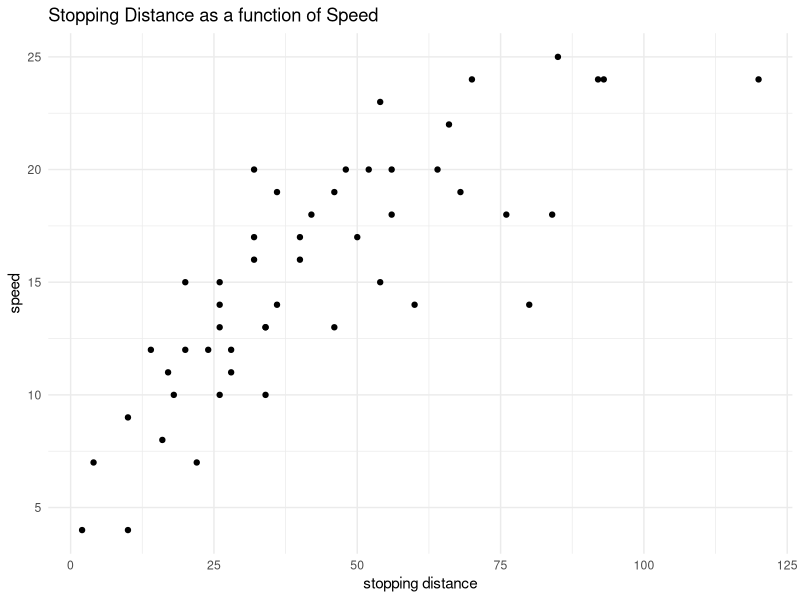
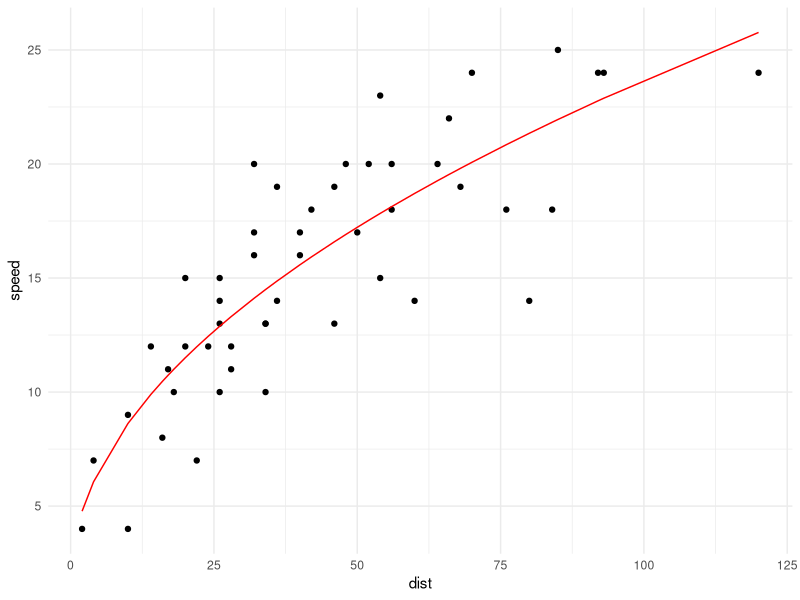
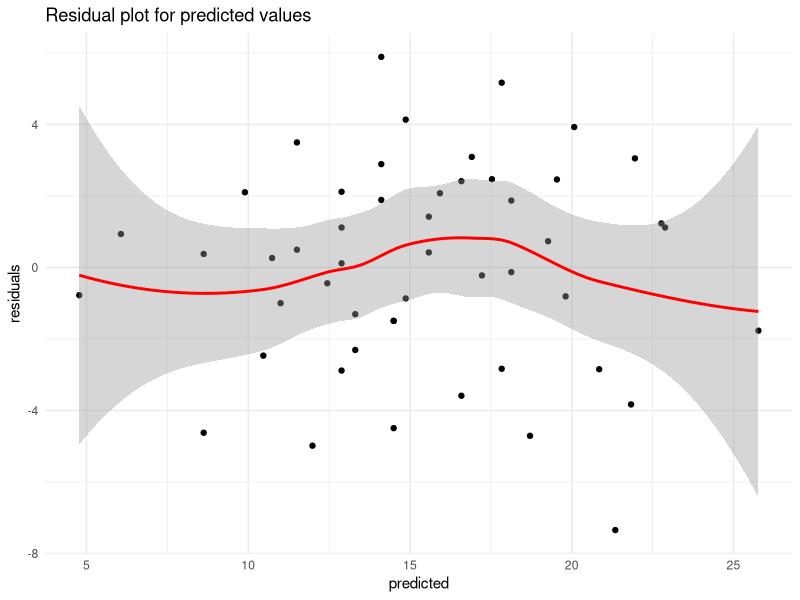
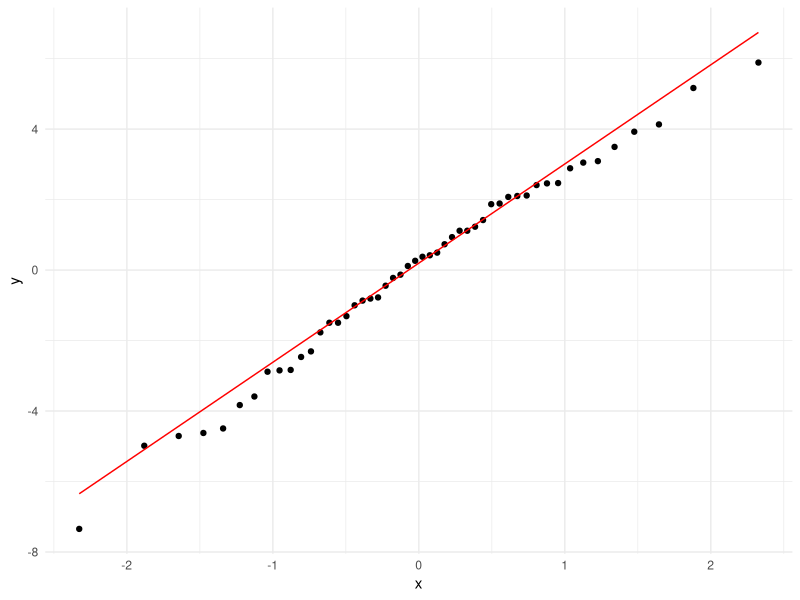

Write R code to recreate these figures, in order.
## ---- chunk 1
library(tidyverse)
library(datasets)
theme_set(
  theme_minimal() +
    theme(legend.position = "top")
  )
## ---- chunk 2
cars<-datasets::cars
head(cars)
## ---- chunk 3
summary(cars)
## ---- chunk 4
cars %>%
  ggplot(aes(x=dist, y=speed)) +
  geom_point() +
  labs(x="stopping distance",
       y="speed",
       title="Stopping Distance as a function of Speed")
## ---- chunk 5
linreg<- lm(data = cars, speed ~ I(sqrt(dist)))
linreg
## ---- chunk 6
summary(linreg)
## ---- chunk 7
cars %>%
 ggplot(aes(x=dist, y=speed)) +
  geom_point(color = "black") +
  geom_line(aes(x=dist,
                y=sqrt(cars$dist)*linreg$coefficients[2]+
                  linreg$coefficients[1]),
                color='red')
## ---- chunk 8
linreg %>%
  ggplot(aes(x=fitted(linreg), y=resid(linreg))) +
  geom_point() + 
  geom_smooth(method = "loess", color="red") +
  labs(x="predicted",
       y="residuals",
       title="Residual plot for predicted values")
## ---- chunk 9
linreg %>%
  ggplot(aes(sample = resid(linreg))) +
  stat_qq() +
  stat_qq_line(color="red")
